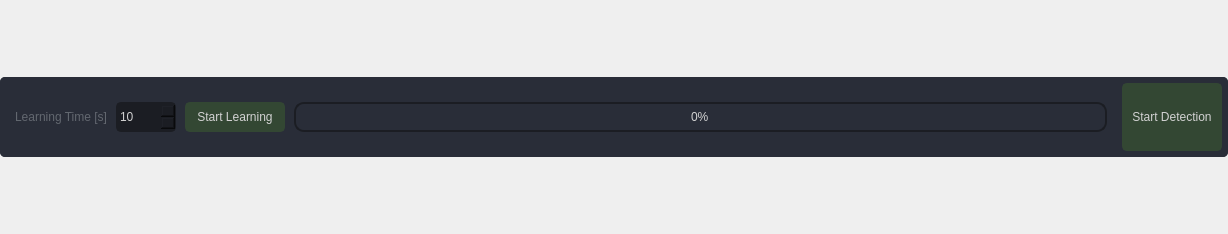
<?xml version="1.0" encoding="UTF-8"?>
<ui version="4.0">
 <class>widget_log_control</class>
 <widget class="QWidget" name="widget_log_control">
  <property name="geometry">
   <rect>
    <x>0</x>
    <y>0</y>
    <width>1228</width>
    <height>234</height>
   </rect>
  </property>
  <property name="minimumSize">
   <size>
    <width>0</width>
    <height>0</height>
   </size>
  </property>
  <property name="windowTitle">
   <string>Form</string>
  </property>
  <property name="styleSheet">
   <string notr="true">color: rgb(210, 210, 210);</string>
  </property>
  <layout class="QVBoxLayout" name="verticalLayout">
   <property name="spacing">
    <number>0</number>
   </property>
   <property name="leftMargin">
    <number>0</number>
   </property>
   <property name="topMargin">
    <number>0</number>
   </property>
   <property name="rightMargin">
    <number>0</number>
   </property>
   <property name="bottomMargin">
    <number>0</number>
   </property>
   <item>
    <widget class="QFrame" name="frame_log_control">
     <property name="sizePolicy">
      <sizepolicy hsizetype="Preferred" vsizetype="Preferred">
       <horstretch>0</horstretch>
       <verstretch>0</verstretch>
      </sizepolicy>
     </property>
     <property name="minimumSize">
      <size>
       <width>0</width>
       <height>80</height>
      </size>
     </property>
     <property name="maximumSize">
      <size>
       <width>16777215</width>
       <height>80</height>
      </size>
     </property>
     <property name="styleSheet">
      <string notr="true">background-color: rgb(41, 45, 56);
border-radius: 5px;
</string>
     </property>
     <property name="frameShape">
      <enum>QFrame::NoFrame</enum>
     </property>
     <property name="frameShadow">
      <enum>QFrame::Raised</enum>
     </property>
     <layout class="QVBoxLayout" name="verticalLayout_2">
      <property name="leftMargin">
       <number>0</number>
      </property>
      <property name="topMargin">
       <number>0</number>
      </property>
      <property name="rightMargin">
       <number>0</number>
      </property>
      <property name="bottomMargin">
       <number>0</number>
      </property>
      <item>
       <widget class="QFrame" name="frame_contents">
        <property name="enabled">
         <bool>true</bool>
        </property>
        <property name="minimumSize">
         <size>
          <width>0</width>
          <height>0</height>
         </size>
        </property>
        <property name="cursor">
         <cursorShape>ArrowCursor</cursorShape>
        </property>
        <property name="styleSheet">
         <string notr="true">QComboBox{
	background-color: rgb(27, 29, 35);
	border-radius: 5px;
	border: 2px solid rgb(27, 29, 35);
	padding: 5px;
	padding-left: 10px;
}
QComboBox:hover{
	border: 2px solid rgb(64, 71, 88);
}
QComboBox QAbstractItemView {
	color: rgb(85, 170, 255);	
	background-color: rgb(27, 29, 35);
	padding: 10px;
	selection-background-color: rgb(39, 44, 54);
}
QComboBox:disabled{
	color: rgb(60,60,60);
	border: 2px solid rgb(32, 32, 32);
}</string>
        </property>
        <property name="frameShadow">
         <enum>QFrame::Raised</enum>
        </property>
        <layout class="QHBoxLayout" name="horizontalLayout_4">
         <property name="spacing">
          <number>12</number>
         </property>
         <property name="leftMargin">
          <number>6</number>
         </property>
         <property name="topMargin">
          <number>6</number>
         </property>
         <property name="rightMargin">
          <number>6</number>
         </property>
         <property name="bottomMargin">
          <number>6</number>
         </property>
         <item>
          <widget class="QFrame" name="frame_start_button">
           <property name="minimumSize">
            <size>
             <width>0</width>
             <height>0</height>
            </size>
           </property>
           <property name="styleSheet">
            <string notr="true"/>
           </property>
           <property name="frameShape">
            <enum>QFrame::StyledPanel</enum>
           </property>
           <property name="frameShadow">
            <enum>QFrame::Raised</enum>
           </property>
           <layout class="QHBoxLayout" name="horizontalLayout">
            <property name="spacing">
             <number>6</number>
            </property>
            <property name="leftMargin">
             <number>0</number>
            </property>
            <property name="topMargin">
             <number>0</number>
            </property>
            <property name="rightMargin">
             <number>0</number>
            </property>
            <property name="bottomMargin">
             <number>0</number>
            </property>
            <item>
             <widget class="QFrame" name="frame_learning">
              <property name="styleSheet">
               <string notr="true">QFrame {
    border: transparent;
}</string>
              </property>
              <layout class="QHBoxLayout" name="horizontalLayout_2">
               <property name="spacing">
                <number>9</number>
               </property>
               <property name="leftMargin">
                <number>9</number>
               </property>
               <property name="topMargin">
                <number>9</number>
               </property>
               <item>
                <widget class="QLabel" name="learning_time_label">
                 <property name="font">
                  <font/>
                 </property>
                 <property name="styleSheet">
                  <string notr="true">color: rgb(98, 103, 111);</string>
                 </property>
                 <property name="text">
                  <string>Learning Time [s]</string>
                 </property>
                </widget>
               </item>
               <item>
                <widget class="QSpinBox" name="learning_time_spinBox">
                 <property name="minimumSize">
                  <size>
                   <width>60</width>
                   <height>30</height>
                  </size>
                 </property>
                 <property name="maximumSize">
                  <size>
                   <width>60</width>
                   <height>30</height>
                  </size>
                 </property>
                 <property name="styleSheet">
                  <string notr="true"> QSpinBox{
	background-color: rgb(27, 29, 35);
	border-radius: 5px;
	border: 2px solid rgb(27, 29, 35);
}

 QSpinBox::up-button {
	background: none;
    outline: 0px;
	outline: none;
	outline-style: none;
 }

 QSpinBox::down-button {
	background: none;
 }</string>
                 </property>
                 <property name="value">
                  <number>10</number>
                 </property>
                </widget>
               </item>
               <item>
                <widget class="QPushButton" name="start_learning">
                 <property name="sizePolicy">
                  <sizepolicy hsizetype="Minimum" vsizetype="Preferred">
                   <horstretch>0</horstretch>
                   <verstretch>0</verstretch>
                  </sizepolicy>
                 </property>
                 <property name="minimumSize">
                  <size>
                   <width>100</width>
                   <height>30</height>
                  </size>
                 </property>
                 <property name="maximumSize">
                  <size>
                   <width>16777215</width>
                   <height>30</height>
                  </size>
                 </property>
                 <property name="styleSheet">
                  <string notr="true">QPushButton {
	border: 2px solid rgb(51, 71, 51);
	border-radius: 5px;	
	background-color: rgb(51, 71, 51);
	font: 700 9pt &quot;Segoe UI&quot;;
}
QPushButton:hover {
	background-color: rgb(57, 81, 57);
	border: 2px solid rgb(61, 87, 61);
}
QPushButton:pressed {	
	background-color: rgb(34, 48, 34);
	border: 2px solid rgb(42, 60, 42);
}
QPushButton:disabled {
	background-color: rgb(29,33,41);
	border: 2px solid rgb(29,33,41);
}</string>
                 </property>
                 <property name="text">
                  <string>Start Learning</string>
                 </property>
                </widget>
               </item>
               <item>
                <widget class="QProgressBar" name="learning_progress_bar">
                 <property name="minimumSize">
                  <size>
                   <width>0</width>
                   <height>30</height>
                  </size>
                 </property>
                 <property name="maximumSize">
                  <size>
                   <width>16777215</width>
                   <height>30</height>
                  </size>
                 </property>
                 <property name="styleSheet">
                  <string notr="true">/* PROGRESS BAR */
QProgressBar {
    border: 2px solid rgb(27, 29, 35);
    border-radius: 10px;
    text-align: center;
}

QProgressBar::chunk {
    background-color: rgb(32, 178, 170);
    margin: 4px;
    border-bottom-right-radius: 6px;
    border-bottom-left-radius: 6px;
    border-top-right-radius: 6px;
    border-top-left-radius: 6px;
}</string>
                 </property>
                 <property name="value">
                  <number>0</number>
                 </property>
                </widget>
               </item>
              </layout>
             </widget>
            </item>
            <item>
             <widget class="QPushButton" name="start_detection">
              <property name="sizePolicy">
               <sizepolicy hsizetype="Minimum" vsizetype="Preferred">
                <horstretch>0</horstretch>
                <verstretch>0</verstretch>
               </sizepolicy>
              </property>
              <property name="minimumSize">
               <size>
                <width>100</width>
                <height>55</height>
               </size>
              </property>
              <property name="styleSheet">
               <string notr="true">QPushButton {
	border: 2px solid rgb(51, 71, 51);
	border-radius: 5px;	
	background-color: rgb(51, 71, 51);
	font: 700 9pt &quot;Segoe UI&quot;;
}
QPushButton:hover {
	background-color: rgb(57, 81, 57);
	border: 2px solid rgb(61, 87, 61);
}
QPushButton:pressed {	
	background-color: rgb(34, 48, 34);
	border: 2px solid rgb(42, 60, 42);
}
QPushButton:disabled {
	background-color: rgb(29,33,41);
	border: 2px solid rgb(29,33,41);
}</string>
              </property>
              <property name="text">
               <string>Start Detection</string>
              </property>
             </widget>
            </item>
           </layout>
          </widget>
         </item>
        </layout>
       </widget>
      </item>
     </layout>
    </widget>
   </item>
  </layout>
 </widget>
 <resources>
  <include location="../../../stdatalog_gui/UI/resources.qrc"/>
 </resources>
 <connections/>
</ui>
